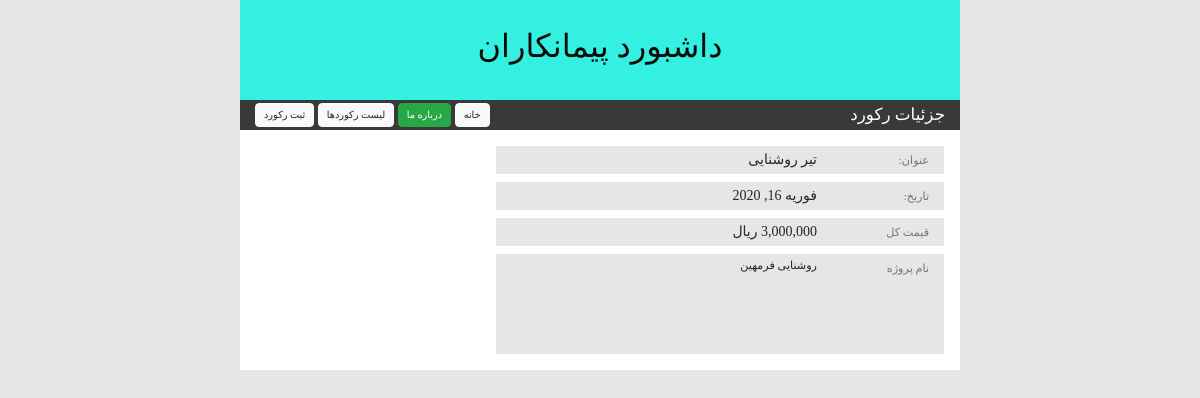
/accounting/record_details/2/, run on an earlier commit of the app's database.
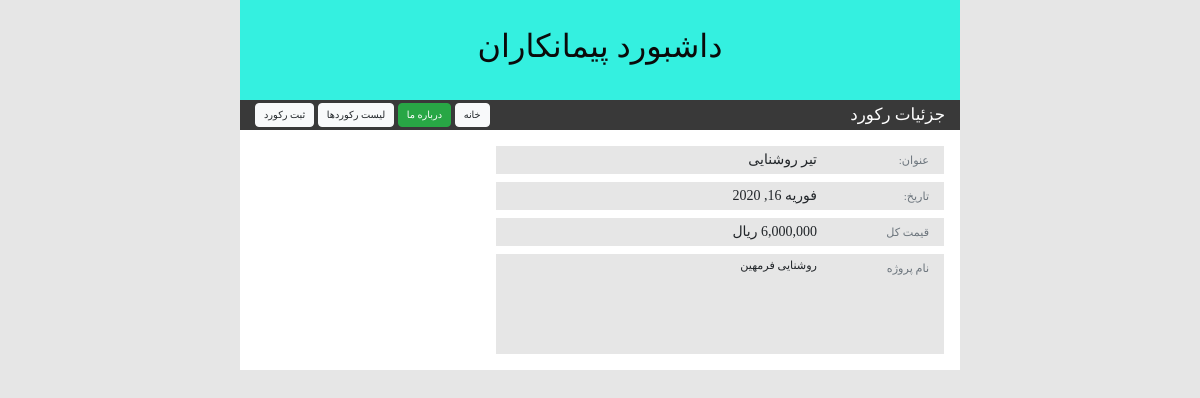
And on a later commit of the database.
### Accounting/models.py (models this page shows, shortened)
class recording(models.Model):
    class Meta:
        verbose_name="ثبت دخل و خرج"
        verbose_name_plural="ثبت دخل و خرج"
    types_choice=[
        ('1','خرج کرد'),
        ('2','درآمد')
    ]
    types=models.CharField('نوع',choices=types_choice,max_length=10)
    project=models.ForeignKey('Project',on_delete=models.PROTECT,verbose_name='نام پروژه',null=True)
    title=models.CharField('عنوان',max_length=100)
    amount=models.BigIntegerField('تعداد')
    unit_price=models.BigIntegerField('مبلغ واحد')
    date=models.DateField('تاریخ')
    description=models.TextField('توضیحات',null=True,blank=True)
    _total_price=None
    objects = AnnotationManager(
        total_price=F('amount') * F('unit_price')
    )

class Project(models.Model):
    class Meta:
        verbose_name="پروژه"
        verbose_name_plural="پروژه ها"
    name=models.CharField('عنوان پروژه', max_length=50)
    def __str__(self):
        return '{}'.format(self.name)

### Accounting/views.py (the view)
# urls.py: path('record_details/<int:record_id>/',views.record_details,name='record_details'),
def record_details(request,record_id):
    record=get_object_or_404(recording,pk=record_id)
    context={
        'record':record
    }
    return render(request,'html/record_details.html',context)

### Accounting/models.py (called while the page is built)
    def get_queryset(self):
        return super().get_queryset().annotate(**self.annotations)

### Accounting/templates/html/record_details.html (shortened to what this page needs)
{% extends  "html/base.html" %}
{% load static %}
{% load humanize %}
{% block toolbar_title %}
جزئیات رکورد
{% endblock %}
{% block toolbar_buttons %}
<a class="btn btn-light py-1 px-2" href={% url 'accounting:record_list' %} >
    لیست رکوردها
</a>
<a class="btn btn-light py-1 px-2" href={% url 'accounting:record_register' %} >
    ثبت رکورد
</a>
{% endblock %}
{% block main_content %}
  <div class="row py-3">
    <div class="col-8 item-details">
        <div class="row px-3">
            <div class="col-3">
                <small class="text-muted">
                    عنوان:
                </small>
            </div>
            <div class="col-9">
                {{ record.title }}
            </div>
            <div class="col-3">
                <small class="text-muted">
                    تاریخ:
                </small>
            </div>
            <div class="col-9">
                {{ record.date }}
            </div>
            <div class="col-3">
                <small class="text-muted">
                    قیمت کل
                </small>
            </div>
            <div class="col-9">
                {{ record.total_price | intcomma:False  }}
                ریال
            </div>
            <div class="col-3">
                <small class="text-muted">
                    نام پروژه
                </small>
            </div>
            <div class="col-9 item-text-box">
                {{ record.project }}
            </div>
        </div>
    </div>
{% endblock %}

What changed in the data, as far as the page shows it:
changed recording "تیر روشنایی": total_price "3,000,000" → "6,000,000"
